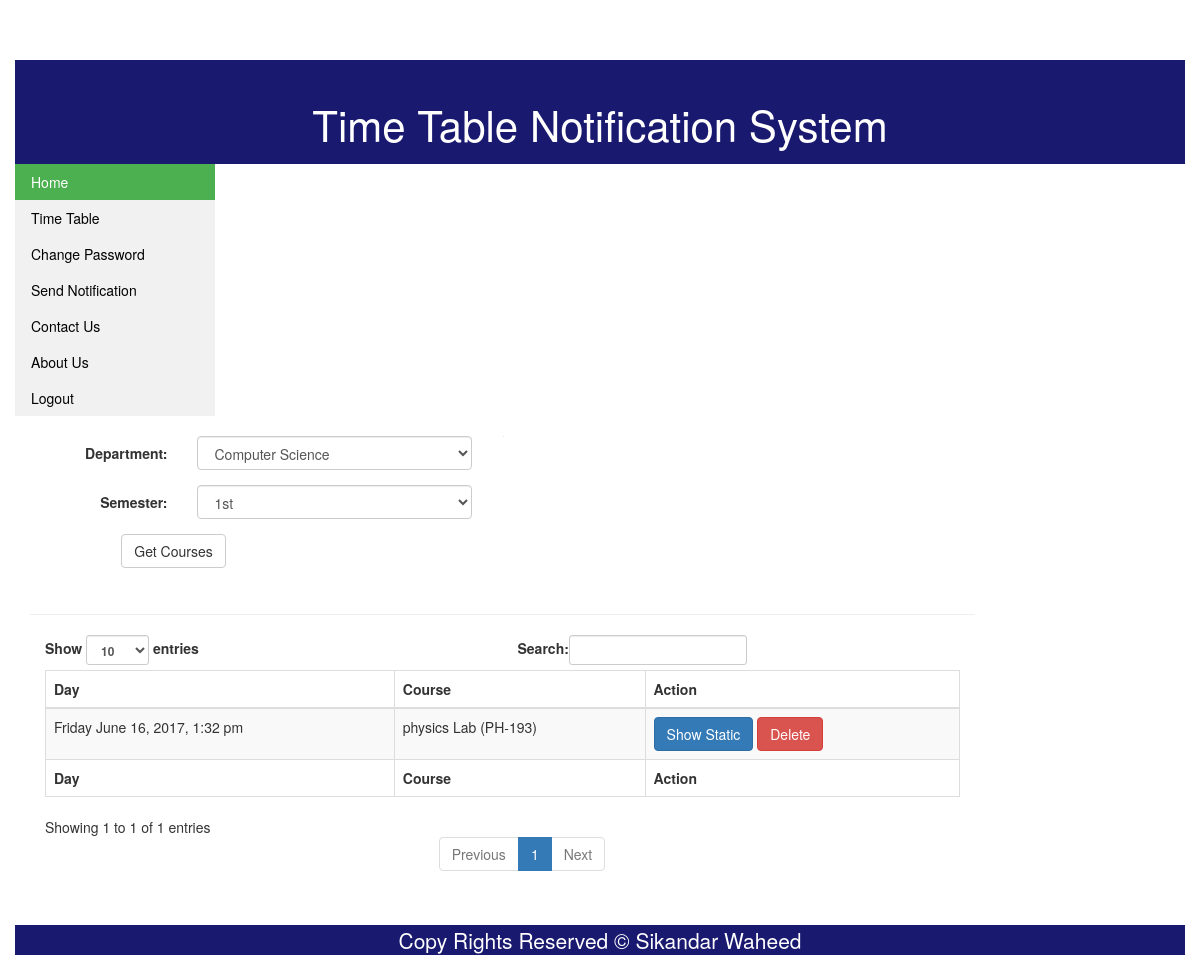
The app's page /teacherNotification.php (signed in), older data.
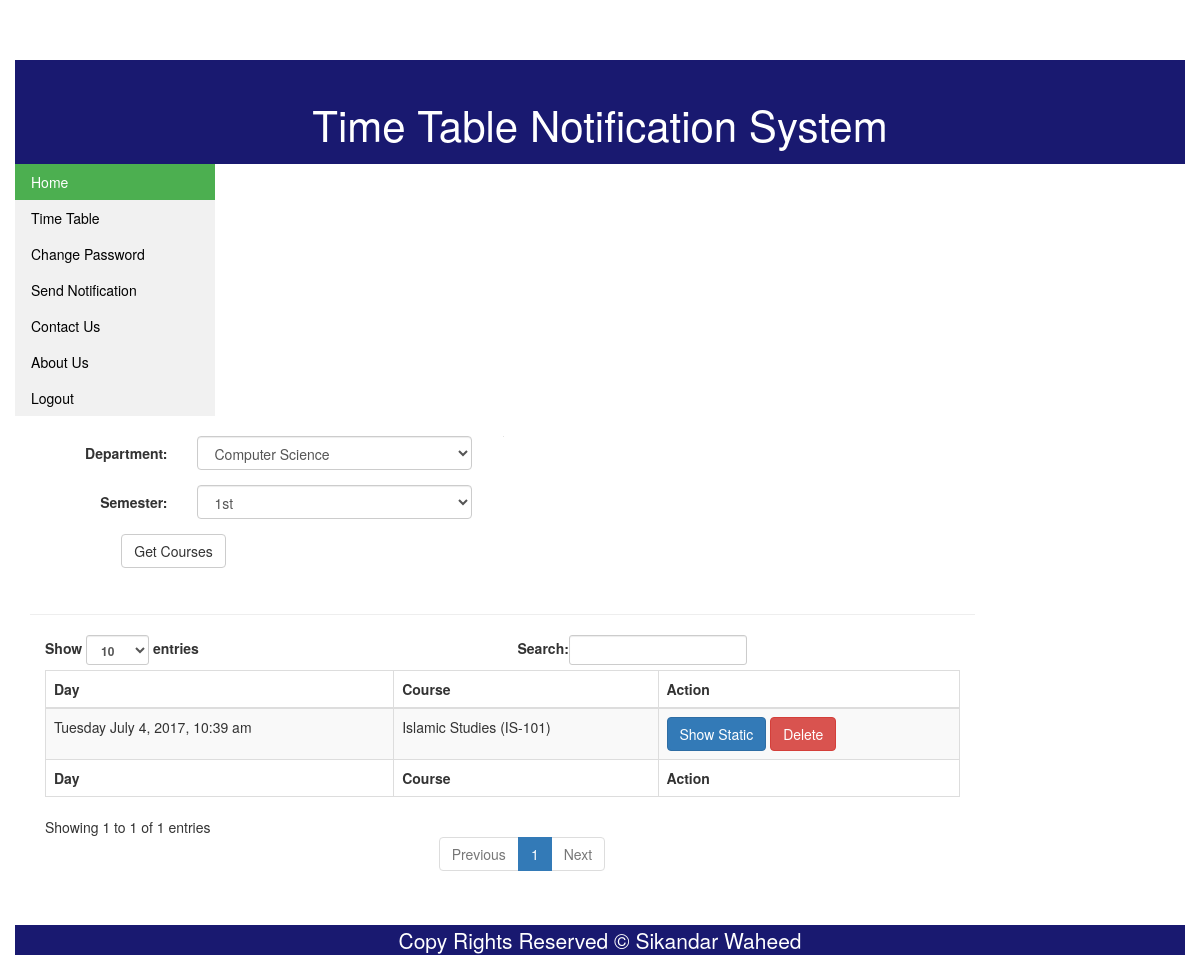
The same page, newer data.
### tables this page shows
CREATE TABLE IF NOT EXISTS `notification_statics` (
  `id` int(10) unsigned NOT NULL AUTO_INCREMENT,
  `notification_type` tinyint(3) unsigned NOT NULL DEFAULT '1' COMMENT '1: system Notification, 2: Teacher Notification',
  `course` varchar(512) NOT NULL DEFAULT 'ALL',
  `sender_id` int(11) DEFAULT NULL,
  `sent_date` datetime NOT NULL,
  PRIMARY KEY (`id`),
  KEY `sender_id` (`sender_id`)
);

### teacherNotification.php (the view, shortened to what this page needs)
<?php
include('PhpScripts/connection.php');
?>
<!doctype html>
<html>
<head>
<link href="CSS/bootstrap.min.css" rel="stylesheet">
<link href="CSS/homestyle.css" rel="stylesheet" type="text/css">
</head>
<body>
<div class="container col-md-12">
	<div class="header col-md-12">
    	<p id="webtitle">Time Table Notification System</p>
    </div>
    <div class="content">
    <ul class="menu col-md-3">
			 <li><a class="active" href="welcome.php">Home</a></li>
			 <li><a href="timeTable.php">Time Table</a></li>
			 <li><a href="changePassword.php">Change Password</a></li>
	<?php
	if($_SESSION['login_type']==3)
	{
    	echo '
			  <li><a href="userProfile.php">User Profile</a></li>
			  <li><a href="editProfile.php">Edit Profile</a></li>
			  <li><a href="Notifications.php">Notifications</a></li>
			';
	}
	else if ($_SESSION['login_type']==2)
	{
    	echo '
			  <li><a href="teacherNotification.php">Send Notification</a></li>
			';
	}
		?>
			<li><a href="contactUs.php">Contact Us</a></li>
			<li><a href="aboutUs.php">About Us</a></li>
			<li><a href="PhpScripts/logout.php">Logout</a></li>
		</ul>
		<div class = "col-md-10">
			<br>
			<div class="row border-between">
				<div class="col-md-6">
					<form class="form-horizontal col-md-12" action="">
						<div class="form-group">
							<label for="dept" class="col-md-4 control-label">Department:</label>
							<div class="col-md-8">
								<select class="form-control" name="dept" id="dept">
								<?php
								$str="";
								$query = mysqli_query($conn,"SELECT * FROM department WHERE 1");
								while($row=mysqli_fetch_assoc($query))
								{
									$str .= '<option value="'.$row['Dept_Id'].'">'.$row['Dept_Name'].'</option>';
								}
								echo $str;
								?>
								</select>
							</div>
						</div>
						<div class="form-group">
							<label for="semester" class="col-md-4 control-label">Semester:</label>
							<div class="col-md-8">
								<select class="form-control" name="semester" id="semester">
									<option value="1st">1st</option>
								</select>
							</div>
						</div>
						<div class="form-group">
							<div class="col-sm-offset-2 col-sm-10">
							  <button type="button" class="btn btn-default" value="Get Courses" name="course" id="mybtn" onclick="submitForm()">Get Courses</button>
							</div>
						</div>
						<p id="status" class="col-md-12"></p>
					</form>
				</div>
				<div class="col-md-6" id="newForm"></div>
			</div>
			<hr>
			<div class="col-md-12">
				<table id="TimeTable" class="table table-striped table-bordered" cellspacing="0" width="100%">
					<thead>
						<tr>
							<th>Day</th>
							<th>Course</th>
							<th>Action</th>
						</tr>
					</thead>
					<tfoot>
						<tr>
							<th>Day</th>
							<th>Course</th>
							<th>Action</th>
						</tr>
					</tfoot>
					<tbody>
					<?php
						$str = "";
						$sql = "SELECT * FROM `notification_statics` WHERE `notification_type` = 2 AND `sender_id` = ".$_SESSION['user_id'];
						$query = mysqli_query($conn,$sql);
						while($row = mysqli_fetch_assoc($query)){
							$date = strtotime($row['sent_date']);
							$str .= "<tr>";
							$str .= "<td>".date("l F j, Y, g:i a",$date)."</td>";
							$str .= "<td>".$row['course']."</td>";
							$str .= '<td><a class="btn btn-primary" href="./notificationStatic.php?static='.$row['id'].'">Show Static</a> <a class="btn btn-danger" href="?d='.$row['id'].'">Delete</a></td>';
							$str .= "</tr>";
						}
						echo $str;
					?>
					</tbody>
				</table>
			</div>
		</div>
    </div>
    <div class="footer col-md-12">
   	 <p id="foot">Copy Rights Reserved &copy; Sikandar Waheed</p>
    </div>
</div>
</body>
</html>

### CSS/homestyle.css (style rules this page uses)
.container { background-color: white; margin-top:5%; }
.header { background-color:#191970; }
.footer { background-color:#191970; }
#webtitle { color: white; text-align: center; font-size: 300%; padding-top: 3%; }
#foot { color:white; text-align:center; font-size:150%; margin-bottom:0px; }
ul.menu { list-style-type: none; margin: 0; padding: 0; width: 200px; background-color: #f1f1f1; }
li a { display: block; color: #000; padding: 8px 16px; text-decoration: none; }
li a.active { background-color: #4CAF50; color: white; }
.border-between > [class*='col-']:before { background: #e3e3e3; bottom: 0; content: " "; left: 0; position: absolute; width: 1px; top: 0; }
.border-between > [class*='col-']:first-child:before { display: none; }

### teacherNotification.php (style rules this page uses)
.footer { margin-top:30px; }
#status { text-align: center; color: red; font-size: 40px; }

Row changes from the older to the newer data that the page shows:
removed notification_statics: sent_date "Friday June 16, 2017, 1:32 pm", course "physics Lab (PH-193)"
added notification_statics: sent_date "Tuesday July 4, 2017, 10:39 am", course "Islamic Studies (IS-101)"
